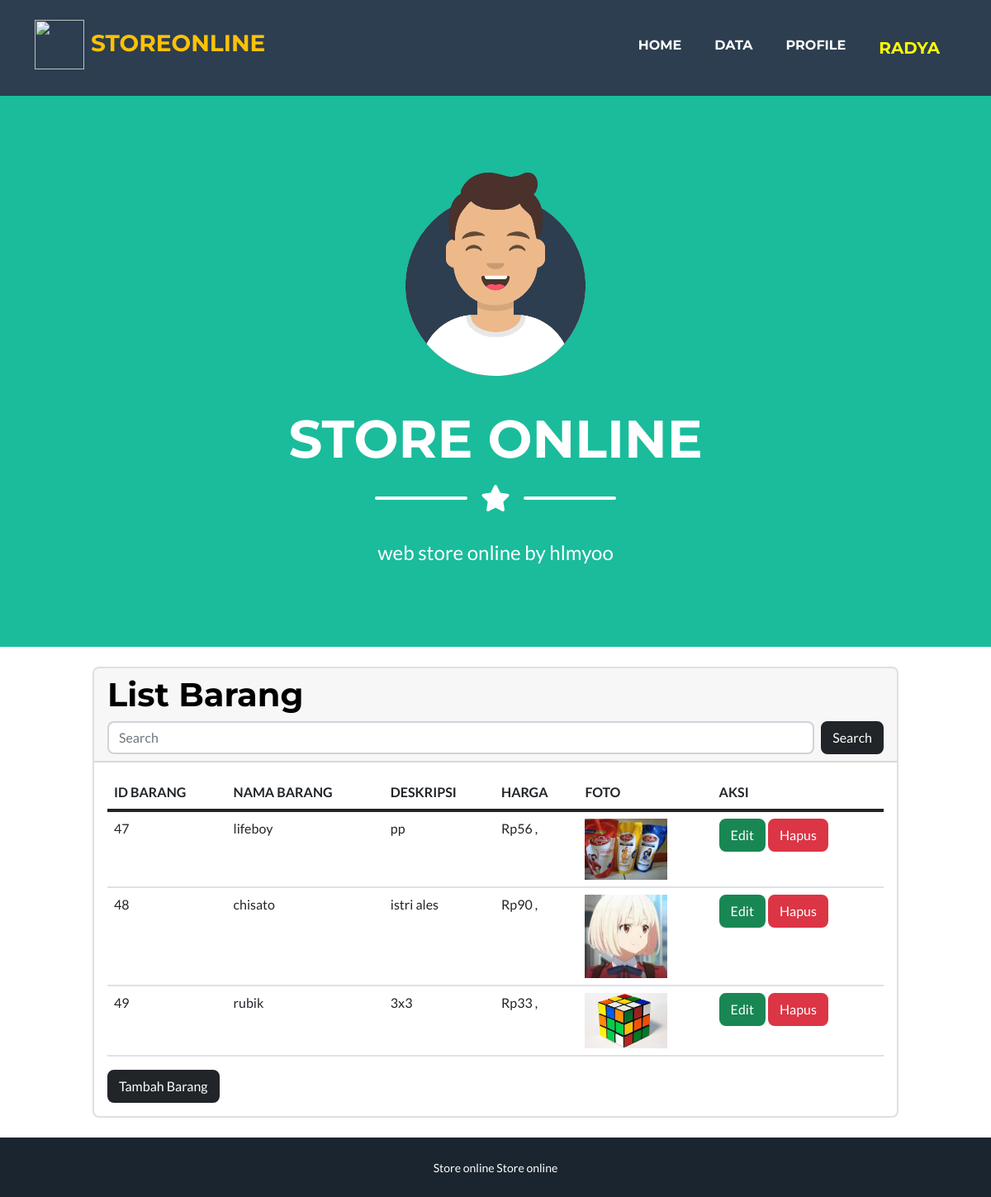
The app's page /petugas/index.php (signed in) with its own data.
### tables this page shows
CREATE TABLE `produk` (
  `id_produk` int(100) NOT NULL,
  `nama_produk` varchar(100) NOT NULL,
  `deskripsi` varchar(225) NOT NULL,
  `harga` text NOT NULL,
  `foto_produk` varchar(225) NOT NULL
);

### petugas/index.php (the view, shortened to what this page needs)
<!DOCTYPE html>
<html lang="en">
    <head>
        <link href="css/styles.css" rel="stylesheet" />
    </head>
    <body id="page-top">
        <nav class="navbar navbar-expand-lg bg-secondary text-uppercase fixed-top" id="mainNav">
            <div class="container">
            <h3 class="text-warning">   <img src="https://cdn-icons-png.flaticon.com/512/551/551353.png" alt="" style="width: 60px; height: 60px;">  </i>StoreOnline</h3>
                <div class="collapse navbar-collapse" id="navbarResponsive">
                    <ul class="navbar-nav ms-auto">
                        <li class="nav-item mx-0 mx-lg-1"><a class="nav-link py-3 px-0 px-lg-3 rounded" href="index.php">Home</a></li>
                        <li class="nav-item mx-0 mx-lg-1"><a class="nav-link py-3 px-0 px-lg-3 rounded" href="data.php">Data</a></li>
                        <li class="nav-item mx-0 mx-lg-1"><a class="nav-link py-3 px-0 px-lg-3 rounded" href="profile.php">Profile</a></li>
                        <li class="nav-item mx-0 mx-lg-1"><a class="nav-link py-3 px-0 px-lg-3 rounded"> <span style="color:yellow;  font-size: 20px;" ><?=$_SESSION['nama']?></span></a></li>
                    </ul>
                </div>
            </div>
        </nav>
        <header class="masthead bg-primary text-white text-center">
            <div class="container d-flex align-items-center flex-column">
                <img class="masthead-avatar mb-5" src="assets/img/avataaars.svg" alt="..." />
                <h1 class="masthead-heading text-uppercase mb-0">Store Online</h1>
                <div class="divider-custom divider-light">
                    <div class="divider-custom-line"></div>
                    <div class="divider-custom-icon"><i class="fas fa-star"></i></div>
                    <div class="divider-custom-line"></div>
                </div>
                <p class="masthead-subheading font-weight-light mb-0">web store online by hlmyoo</p>
            </div>
        </header> <br>
        <div class="container col-md-10">
        <div class="card">
            <div class="card-header">
                <h1 style="color:black;">List Barang</h1>
                <form method="POST" action="index.php" class="d-flex">
                    <input class="form-control me-2" type="search" name="cari" placeholder="Search" aria-label="Search">
                    <button class="btn btn-dark" type="submit">Search</button>
                </form>
            </div>
            <div class="card-body">
            <table class="table">
                <thead>
                    <tr>
                    <th scope="col">ID BARANG</th>
                    <th scope="col">NAMA BARANG</th>
                    <th scope="col">DESKRIPSI</th>
                    <th scope="col">HARGA</th>
                    <th scope="col">FOTO</th>
                    <th scope="col">AKSI</th>
                    </tr>
                </thead>
                <tbody>
                <?php
                    include "koneksi.php";
                    if (isset($_POST['cari'])) {
                        $cari = $_POST['cari'];
                        $query_produk = mysqli_query($koneksi, "select * from produk where id_produk = '$cari' or nama_produk like '%$cari%'");
                    }
                    else{
                        $query_produk = mysqli_query($koneksi, "select * from produk");
                    }
                    while($data_produk = mysqli_fetch_array($query_produk)){
                ?>
                    <tr>
                        <td><?=$data_produk['id_produk']?></td>
                        <td><?=$data_produk['nama_produk']?></td>
                        <td><?=$data_produk['deskripsi']?></td>
                        <td><?="Rp".number_format($data_produk['harga'])." ,"?></td>
                        <td><img src="foto/<?=$data_produk['foto_produk']?>" width=100></td>
                        <td>
                            <a href="ubah_produk.php?id_produk=<?=$data_produk['id_produk']?>" class="btn btn-success">Edit</a>
                            <a href="hapus_produk.php?id_produk=<?=$data_produk['id_produk']?>" class="btn btn-danger"
                            onclick="return confirm('Apakah anda yakin menghapus data ini?')">Hapus</a>
                        </td>
                    </tr>
                <?php
                    }
                ?>
                </tbody>
            </table>
            <a href="tambah_barang.php" type="button" class="btn btn-dark">Tambah Barang</a>
            </div>
        </div>
    </div> <br>
        <div class="copyright py-4 text-center text-white">
            <div class="container"><small>Store online Store online</small></div>
        </div>
    </body>
</html>

### records on screen
produk: id_produk "47", nama_produk "lifeboy", deskripsi "pp", harga "56", foto_produk (picture)
produk: id_produk "48", nama_produk "chisato", deskripsi "istri ales", harga "90", foto_produk (picture)
produk: id_produk "49", nama_produk "rubik", deskripsi "3x3", harga "33", foto_produk (picture)

### other values on screen
$_SESSION['nama'] "RADYA"
